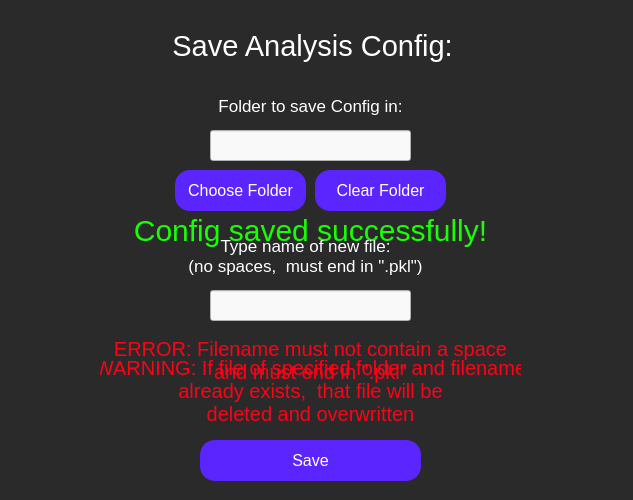
<?xml version="1.0" encoding="UTF-8"?>
<ui version="4.0">
 <class>saveConfig</class>
 <widget class="QWidget" name="saveConfig">
  <property name="geometry">
   <rect>
    <x>0</x>
    <y>0</y>
    <width>633</width>
    <height>500</height>
   </rect>
  </property>
  <property name="windowTitle">
   <string>Save Analysis Config</string>
  </property>
  <property name="styleSheet">
   <string notr="true">QWidget {
	background-color: rgb(42, 42, 42);
}</string>
  </property>
  <widget class="QLabel" name="saveConfigLabel">
   <property name="geometry">
    <rect>
     <x>162</x>
     <y>-20</y>
     <width>301</width>
     <height>131</height>
    </rect>
   </property>
   <property name="styleSheet">
    <string notr="true">QLabel {
	font-size: 29px;
	color: rgb(255, 255, 255);
	background-color: rgba(255, 255, 255, 0);
}</string>
   </property>
   <property name="text">
    <string>Save Analysis Config:</string>
   </property>
   <property name="textFormat">
    <enum>Qt::AutoText</enum>
   </property>
   <property name="scaledContents">
    <bool>false</bool>
   </property>
   <property name="alignment">
    <set>Qt::AlignCenter</set>
   </property>
   <property name="wordWrap">
    <bool>true</bool>
   </property>
  </widget>
  <widget class="QLabel" name="configFolderPathLabel">
   <property name="geometry">
    <rect>
     <x>210</x>
     <y>80</y>
     <width>201</width>
     <height>51</height>
    </rect>
   </property>
   <property name="styleSheet">
    <string notr="true">QLabel {
	background-color: rgba(255, 255, 255, 0);
	color: white;
	font-size: 17px;
}</string>
   </property>
   <property name="text">
    <string>Folder to save Config in:</string>
   </property>
   <property name="alignment">
    <set>Qt::AlignCenter</set>
   </property>
   <property name="textInteractionFlags">
    <set>Qt::NoTextInteraction</set>
   </property>
  </widget>
  <widget class="QLineEdit" name="newFolderPathInput">
   <property name="geometry">
    <rect>
     <x>210</x>
     <y>130</y>
     <width>201</width>
     <height>31</height>
    </rect>
   </property>
   <property name="styleSheet">
    <string notr="true">QLineEdit {
	background-color: rgb(249, 249, 249);
	color: black;
}</string>
   </property>
  </widget>
  <widget class="QPushButton" name="chooseFolderButton">
   <property name="geometry">
    <rect>
     <x>175</x>
     <y>170</y>
     <width>131</width>
     <height>41</height>
    </rect>
   </property>
   <property name="styleSheet">
    <string notr="true">QPushButton {
	color: white;
	font-size: 16px;
	background: rgb(90, 37, 255);
	border-radius: 15px;
}</string>
   </property>
   <property name="text">
    <string>Choose Folder</string>
   </property>
  </widget>
  <widget class="QPushButton" name="clearFolderButton">
   <property name="geometry">
    <rect>
     <x>315</x>
     <y>170</y>
     <width>131</width>
     <height>41</height>
    </rect>
   </property>
   <property name="styleSheet">
    <string notr="true">QPushButton {
	color: white;
	font-size: 16px;
	background: rgb(90, 37, 255);
	border-radius: 15px;
}</string>
   </property>
   <property name="text">
    <string>Clear Folder</string>
   </property>
  </widget>
  <widget class="QPushButton" name="saveConfigButton">
   <property name="geometry">
    <rect>
     <x>200</x>
     <y>440</y>
     <width>221</width>
     <height>41</height>
    </rect>
   </property>
   <property name="styleSheet">
    <string notr="true">QPushButton {
	color: white;
	font-size: 16px;
	background: rgb(90, 37, 255);
	border-radius: 15px;
}</string>
   </property>
   <property name="text">
    <string>Save</string>
   </property>
  </widget>
  <widget class="QLabel" name="dataSavedSuccessfullyLabel">
   <property name="geometry">
    <rect>
     <x>100</x>
     <y>190</y>
     <width>421</width>
     <height>81</height>
    </rect>
   </property>
   <property name="styleSheet">
    <string notr="true">QLabel {
	color: rgb(23, 255, 0);
	font-size: 30px;
	background-color: rgba(255, 255, 255, 0);
}</string>
   </property>
   <property name="text">
    <string>Config saved successfully!</string>
   </property>
   <property name="alignment">
    <set>Qt::AlignCenter</set>
   </property>
  </widget>
  <widget class="QLabel" name="newFileNameLabel">
   <property name="geometry">
    <rect>
     <x>170</x>
     <y>230</y>
     <width>271</width>
     <height>51</height>
    </rect>
   </property>
   <property name="styleSheet">
    <string notr="true">QLabel {
	background-color: rgba(255, 255, 255, 0);
	color: white;
	font-size: 17px;
}</string>
   </property>
   <property name="text">
    <string>Type name of new file:
(no spaces,  must end in &quot;.pkl&quot;)</string>
   </property>
   <property name="alignment">
    <set>Qt::AlignCenter</set>
   </property>
   <property name="textInteractionFlags">
    <set>Qt::NoTextInteraction</set>
   </property>
  </widget>
  <widget class="QLineEdit" name="newFileNameInput">
   <property name="geometry">
    <rect>
     <x>210</x>
     <y>290</y>
     <width>201</width>
     <height>31</height>
    </rect>
   </property>
   <property name="styleSheet">
    <string notr="true">QLineEdit {
	background-color: rgb(249, 249, 249);
	color: black;
}</string>
   </property>
   <property name="alignment">
    <set>Qt::AlignCenter</set>
   </property>
  </widget>
  <widget class="QLabel" name="fileNameErrorLabel">
   <property name="geometry">
    <rect>
     <x>100</x>
     <y>320</y>
     <width>421</width>
     <height>81</height>
    </rect>
   </property>
   <property name="styleSheet">
    <string notr="true">QLabel {
	color: rgb(255, 0, 23);
	font-size: 20px;
	background-color: rgba(255, 255, 255, 0);
}</string>
   </property>
   <property name="text">
    <string>ERROR: Filename must not contain a space
and must end in &quot;.pkl&quot;</string>
   </property>
   <property name="alignment">
    <set>Qt::AlignCenter</set>
   </property>
  </widget>
  <widget class="QLabel" name="fileNameWarningLabel">
   <property name="geometry">
    <rect>
     <x>100</x>
     <y>350</y>
     <width>421</width>
     <height>81</height>
    </rect>
   </property>
   <property name="styleSheet">
    <string notr="true">QLabel {
	color: rgb(255, 0, 23);
	font-size: 20px;
	background-color: rgba(255, 255, 255, 0);
}</string>
   </property>
   <property name="text">
    <string>WARNING: If file of specified folder and filename
already exists,  that file will be
deleted and overwritten</string>
   </property>
   <property name="alignment">
    <set>Qt::AlignCenter</set>
   </property>
  </widget>
 </widget>
 <resources/>
 <connections/>
</ui>
